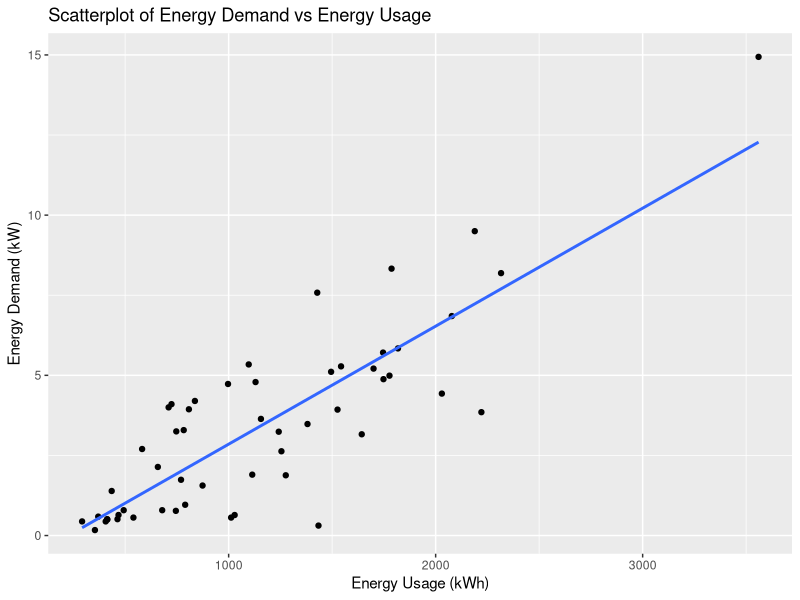
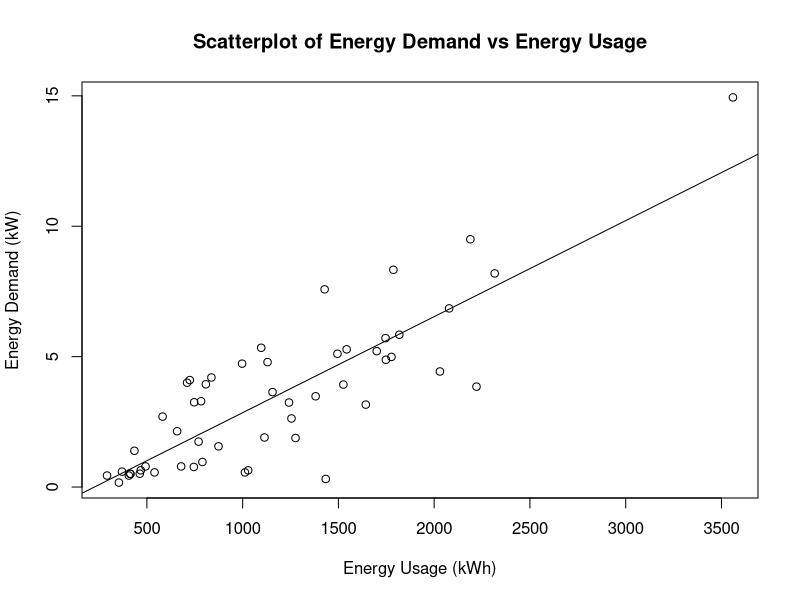
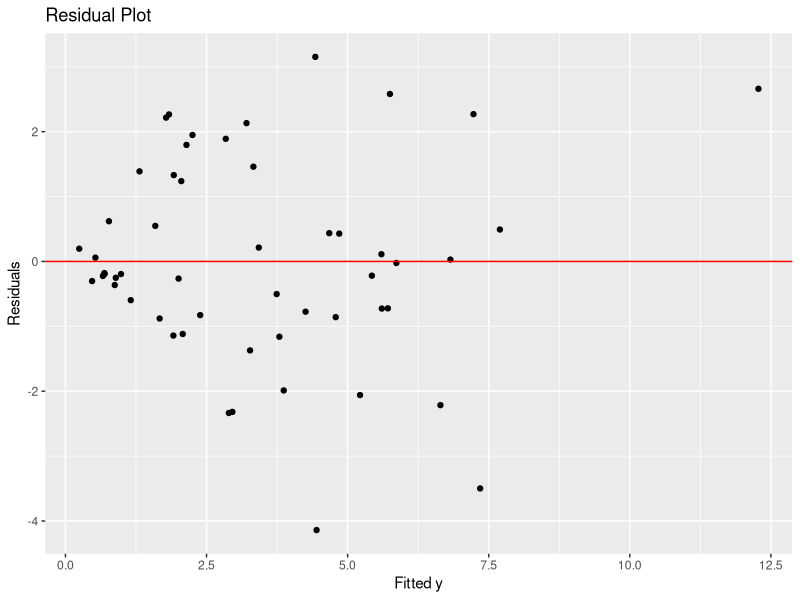
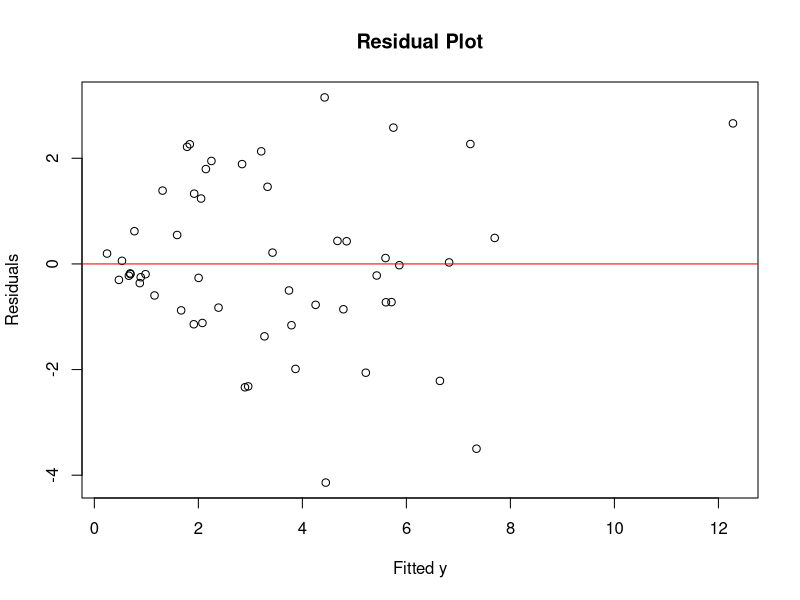

Generate these figures, in order, with R: (Note: this script raises an error after producing the figures.)
#############
##Example 1##
#############

library(tidyverse)

## store data file with the variable name Data
Data<-read.csv("electricity.csv", header=TRUE)
head(Data)

##remove first column
Data<-Data[,-1]
##rename the remaining 2 columns
names(Data)<-c("Usage","Demand")
head(Data)

#####################################
##Scatterplot for model diagnostics##
#####################################

##scatterplot, and overlay regression line
ggplot(Data, aes(x=Usage,y=Demand))+
  geom_point()+
  geom_smooth(method = "lm", se=FALSE)+
  labs(x="Energy Usage (kWh)", y="Energy Demand (kW)", title="Scatterplot of Energy Demand vs Energy Usage")

##base R
plot(Data$Usage, Data$Demand, xlab="Energy Usage (kWh)", ylab="Energy Demand (kW)", main="Scatterplot of Energy Demand vs Energy Usage")
abline(lm(Demand~Usage, data=Data))

#######################################
##Residual plot for model diagnostics##
#######################################

##residual plot may be easier to visualize

##Fit a regression model
result<-lm(Demand~Usage, data=Data)

##store fitted y & residuals
yhat<-result$fitted.values
res<-result$residuals

##add to data frame
Data<-data.frame(Data,yhat,res)

##residual plot
ggplot(Data, aes(x=yhat,y=res))+
  geom_point()+
  geom_hline(yintercept=0, color="red")+
  labs(x="Fitted y", y="Residuals", title="Residual Plot")

plot(yhat,res, xlab="Fitted y", ylab="Residuals", main="Residual Plot")
abline(h=0, col="red")

##notice fanning out pattern. Need to transform y.

##########################
##Box Cox to transform y##
##########################

library(MASS) ##to use boxcox function

boxcox(result)

##adjust lambda for better visualization

boxcox(result, lambda = seq(0, 1, 1/10)) 
##use lambda=0.5 to squareroot response

##transform y and then regress ystar on x
ystar<-(Data$Demand)^0.5
Data<-data.frame(Data,ystar)
result.ystar<-lm(ystar~Usage, data=Data)

##store fitted y & residuals
yhat2<-result.ystar$fitted.values
res2<-result.ystar$residuals

##add to data frame
Data<-data.frame(Data,yhat2,res2)

##residual plot with ystar
ggplot(Data, aes(x=yhat2,y=res2))+
  geom_point()+
  geom_hline(yintercept=0, color="red")+
  labs(x="Fitted y", y="Residuals", title="Residual Plot with ystar")

boxcox(result.ystar)

##Looks good. No need for any more transformations on x or y

#########################
##ACF Plot of residuals##
#########################

acf(res2, main="ACF Plot of Residuals with ystar")

########################
##QQ plot of residuals##
########################

qqnorm(res2)
qqline(res2, col="red")

result.ystar
